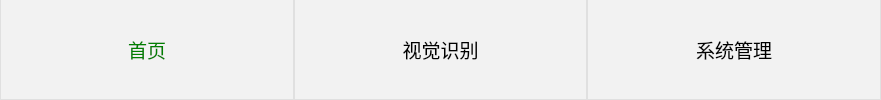
     <widget class="QWidget" name="buttonlist" native="true">
      <property name="sizePolicy">
       <sizepolicy hsizetype="Expanding" vsizetype="Expanding">
        <horstretch>0</horstretch>
        <verstretch>0</verstretch>
       </sizepolicy>
      </property>
      <property name="minimumSize">
       <size>
        <width>881</width>
        <height>51</height>
       </size>
      </property>
      <property name="maximumSize">
       <size>
        <width>16777215</width>
        <height>100</height>
       </size>
      </property>
      <layout class="QHBoxLayout" name="horizontalLayout_5">
       <property name="spacing">
        <number>0</number>
       </property>
       <property name="leftMargin">
        <number>0</number>
       </property>
       <property name="topMargin">
        <number>0</number>
       </property>
       <property name="rightMargin">
        <number>0</number>
       </property>
       <property name="bottomMargin">
        <number>0</number>
       </property>
       <item>
        <widget class="QPushButton" name="homepage">
         <property name="sizePolicy">
          <sizepolicy hsizetype="Expanding" vsizetype="Expanding">
           <horstretch>0</horstretch>
           <verstretch>0</verstretch>
          </sizepolicy>
         </property>
         <property name="font">
          <font>
           <family>宋体</family>
           <pointsize>14</pointsize>
          </font>
         </property>
         <property name="styleSheet">
          <string notr="true">QPushButton {
    border-left: 1px solid #e0e0e0;   /* 左边框 */
    border-right: 1px solid #e0e0e0;  /* 右边框 */
    border-top: none;              /* 去掉上边框 */
    border-bottom: 1px solid #e0e0e0;           /* 去掉下边框 */
    border-radius: 0px;            /* 去掉四角弧度 */
	
	color: green;
	background-color: rgb(242, 242, 242);
}
QPushButton:pressed {
    background-color: #e0e0e0;     /* 按下背景更深 */
}</string>
         </property>
         <property name="text">
          <string>首页</string>
         </property>
        </widget>
       </item>
       <item>
        <widget class="QPushButton" name="materialselection">
         <property name="sizePolicy">
          <sizepolicy hsizetype="Expanding" vsizetype="Expanding">
           <horstretch>0</horstretch>
           <verstretch>0</verstretch>
          </sizepolicy>
         </property>
         <property name="font">
          <font>
           <family>宋体</family>
           <pointsize>14</pointsize>
          </font>
         </property>
         <property name="styleSheet">
          <string notr="true">QPushButton {
    border-left: 1px solid #e0e0e0;   /* 左边框 */
    border-right: 1px solid #e0e0e0;  /* 右边框 */
    border-top: none;              /* 去掉上边框 */
    border-bottom: 1px solid #e0e0e0;           /* 去掉下边框 */
    border-radius: 0px;            /* 去掉四角弧度 */
	
	background-color: rgb(242, 242, 242);
}
QPushButton:pressed {
    background-color: #e0e0e0;     /* 按下背景更深 */
}</string>
         </property>
         <property name="text">
          <string>视觉识别</string>
         </property>
        </widget>
       </item>
       <item>
        <widget class="QPushButton" name="systemmanagement">
         <property name="sizePolicy">
          <sizepolicy hsizetype="Expanding" vsizetype="Expanding">
           <horstretch>0</horstretch>
           <verstretch>0</verstretch>
          </sizepolicy>
         </property>
         <property name="font">
          <font>
           <family>宋体</family>
           <pointsize>14</pointsize>
          </font>
         </property>
         <property name="styleSheet">
          <string notr="true">QPushButton {
    border-left: 1px solid #e0e0e0;   /* 左边框 */
    border-right: 1px solid #e0e0e0;  /* 右边框 */
    border-top: none;              /* 去掉上边框 */
    border-bottom: 1px solid #e0e0e0;           /* 去掉下边框 */
    border-radius: 0px;            /* 去掉四角弧度 */
	
	background-color: rgb(242, 242, 242);
}
QPushButton:pressed {
    background-color: #e0e0e0;     /* 按下背景更深 */
}</string>
         </property>
         <property name="text">
          <string>系统管理</string>
         </property>
        </widget>
       </item>
      </layout>
     </widget>
